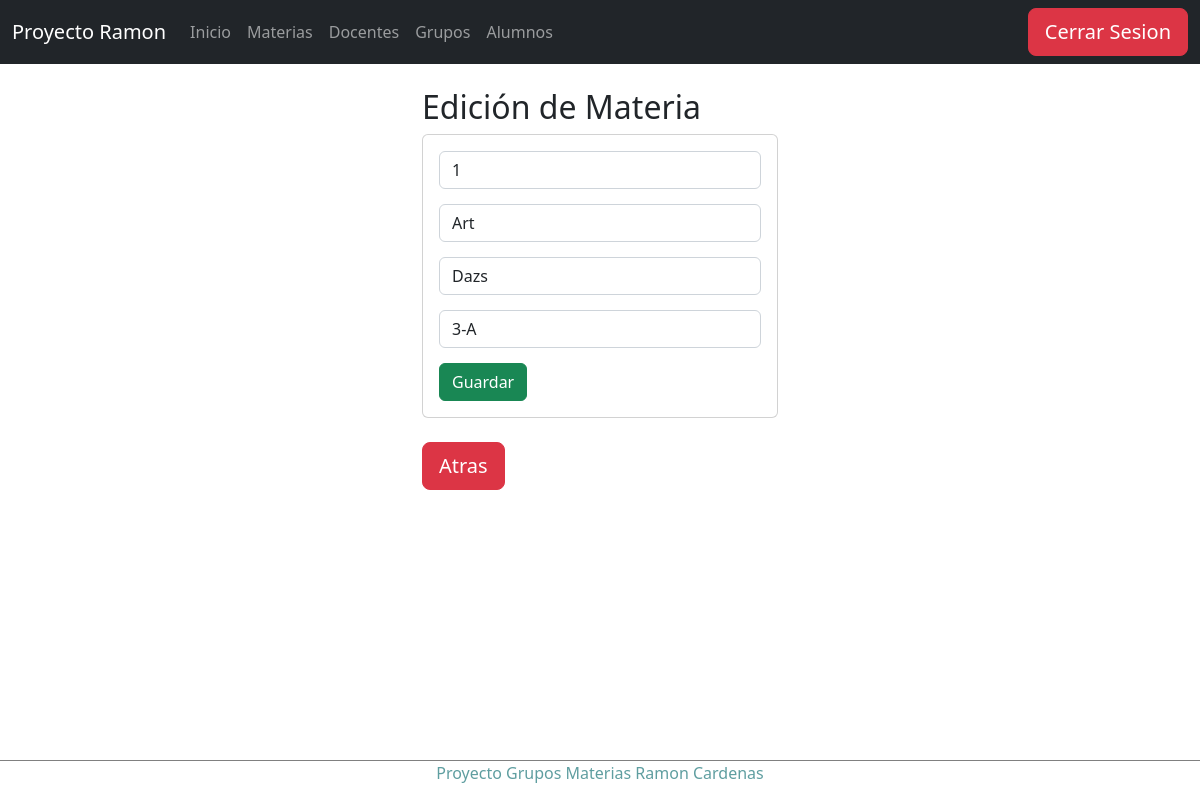
Before: /edicionAlumno/1 (signed in) with the older database file.
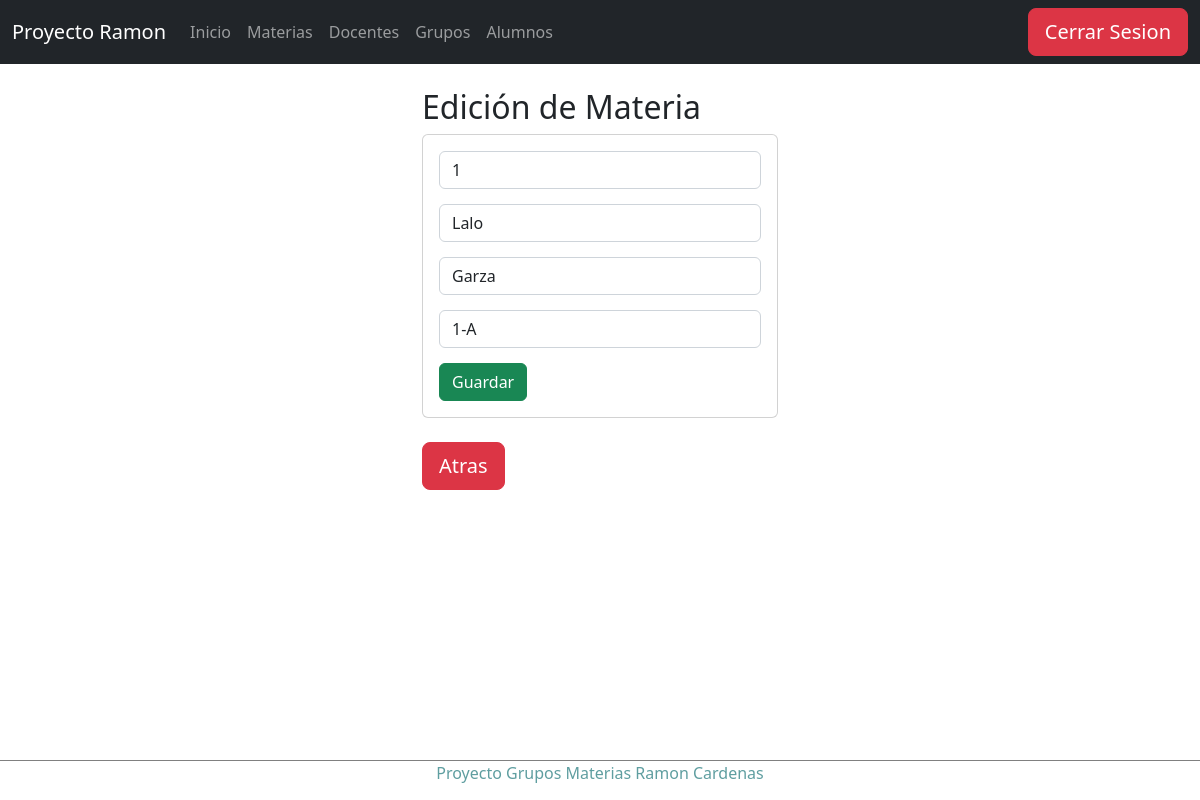
After: the same page with the newer database file.
### Apps/Horario/models.py (models this page shows, shortened)
class Alumno(models.Model):
    idAlumno=models.CharField(primary_key=True,max_length=6)
    nombreAlumno=models.CharField(max_length=50)
    apellidoAlumno=models.CharField(max_length=50)
    idGrupo=models.ForeignKey(Grupo, on_delete=models.SET_NULL,null=True)

class Grupo(models.Model):
    idGrupo=models.CharField(primary_key=True,max_length=6)
    nombreGrupo=models.CharField(max_length=50)
    idDocente=models.ForeignKey(Docente, on_delete=models.SET_NULL,null=True,default=0, unique=True)

### Apps/Horario/views.py (the view)
# urls.py: path('edicionAlumno/<idAlumno>', views.edicionAlumno),
@login_required
def edicionAlumno(request, idAlumno):
    alumno = Alumno.objects.get(idAlumno=idAlumno)
    grupos = Grupo.objects.all()
    return render(request, "alumnos/edicionAlumnos.html", {"alumno": alumno, "grupos": grupos})

### Apps/Horario/templates/alumnos/edicionAlumnos.html (shortened to what this page needs)
{% extends "../base.html" %}
{% block body %}
<div class="row">
    <div class="col-md-4 offset-md-4">
        <h2>Edición de Materia</h2>
        <div class="card">
            <div class="card-body">
                <form action="/editarAlumno/" method="POST">{% csrf_token %}
                    <div class="form-group">
                        <input type="text" id="idAlumno" name="idAlumno" value="{{alumno.idAlumno}}" class="form-control" placeholder="Id"
                            minlength="1" maxlength="6" readonly required>
                    </div>
                    <div class="form-group">
                        <input type="text" id="nombreAlumno" name="nombreAlumno" value="{{alumno.nombreAlumno}}" class="form-control" placeholder="Nombre"
                            maxlength="50" required>
                    </div>
                    <div class="form-group">
                        <input type="text" id="apellidoAlumno" name="apellidoAlumno" value="{{alumno.apellidoAlumno}}" class="form-control" placeholder="Nombre"
                            maxlength="50" required>
                    </div>
                    <div class="form-group">
                        <select type="text" id="idGrupo" name="idGrupo" class="form-control" required>
                            {% for g in grupos %}
                                <option value="{{g.idGrupo}}" {% if g.idGrupo ==  alumno.idGrupo.idGrupo %} selected {% endif %}>{{g.nombreGrupo}}</option>
                            {% endfor %}
                        </select>
                    </div>
                    <div class="form-group">
                        <button type="submit" class="btn btn-success btn-block text-white">Guardar</button>
                    </div>
                </form>
            </div>
        </div>
        <br>
        <a href="/materias" class="btn btn-danger btn-lg">Atras</a>
    </div>
</div>
{% endblock %}

Changed rows visible on the page:
changed Alumno id 1: nombreAlumno "Art" → "Lalo"; apellidoAlumno "Dazs" → "Garza"; idGrupo "3-A" → "1-A"
